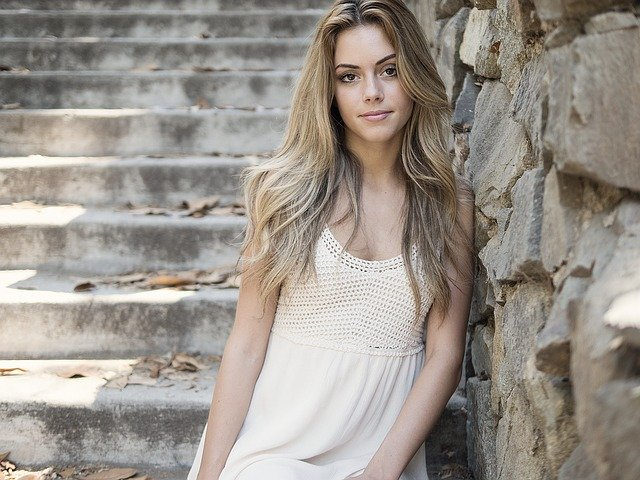
#> input picture Applications/HumanSeg/data/human_image.jpg, 640 x 480 px; its folder holds only this picture in this run
$ python -i formula_split.py   (imports and definitions only)
#> lines starting #> are read from the running program, lines starting #| are printed output that depends on the picture; after the words box and inside, x2 and y2 are one past the last pixel; in counts of white or black regions, pixels touching at a corner belong together
### paddlex/utils/deps.py
# Copyright (c) 2024 PaddlePaddle Authors. All Rights Reserved.
#
# Licensed under the Apache License, Version 2.0 (the "License");
# you may not use this file except in compliance with the License.
# You may obtain a copy of the License at
#
#    http://www.apache.org/licenses/LICENSE-2.0
#
# Unless required by applicable law or agreed to in writing, software
# distributed under the License is distributed on an "AS IS" BASIS,
# WITHOUT WARRANTIES OR CONDITIONS OF ANY KIND, either express or implied.
# See the License for the specific language governing permissions and
# limitations under the License.

import importlib.metadata
import importlib.util
import inspect
import re
from collections import defaultdict
from functools import lru_cache, wraps

from packaging.requirements import Requirement
from packaging.version import Version

from . import logging

_EXTRA_PATTERN = re.compile(
    r"(?:;|and)*[ \t]*extra[ \t]*==[ \t]*['\"]([a-z0-9]+(?:-[a-z0-9]+)*)['\"]"
)
_COLLECTIVE_EXTRA_NAMES = {"base", "plugins", "all"}

_SUPPORTED_GENAI_ENGINE_BACKENDS = ["fastdeploy-server", "vllm-server", "sglang-server"]


class DependencyError(Exception):
    pass


# [7 lines left out: function _get_extra_name_and_remove_extra_marker, not called in this run]


def _get_extras():
    metadata = importlib.metadata.metadata("paddlex")
    extras = {}
    # XXX: The `metadata.get_all` used here is not well documented.
    for name in metadata.get_all("Provides-Extra", []):
        if name not in _COLLECTIVE_EXTRA_NAMES:
            extras[name] = defaultdict(list)
    for dep_spec in importlib.metadata.requires("paddlex"):
        extra_name, dep_spec = _get_extra_name_and_remove_extra_marker(dep_spec)
        if extra_name is not None and extra_name not in _COLLECTIVE_EXTRA_NAMES:
            dep_spec = dep_spec.rstrip()
            req = Requirement(dep_spec)
            assert extra_name in extras, extra_name
            extras[extra_name][req.name].append(dep_spec)
    return extras


EXTRAS = _get_extras()


# [11 lines left out: function _get_base_dep_specs, not called in this run]


BASE_DEP_SPECS = _get_base_dep_specs()
REQUIRED_DEP_SPECS = _get_base_dep_specs(required_only=True)


# All of these distributions install the same `cv2` import package, so any one
# of them satisfies a requirement on another. They are therefore checked by
# import package instead of by distribution name, which would fail e.g. for an
# `opencv-python-headless` install where `opencv-contrib-python` is required.
_OPENCV_DISTRIBUTIONS = (
    "opencv-contrib-python",
    "opencv-contrib-python-headless",
    "opencv-python",
    "opencv-python-headless",
)


# [136 lines left out: functions get_dep_version, is_dep_available, require_deps, function_requires_deps, class_requires_deps, is_extra_available and 2 more, not called in this run]


def is_hpip_available():
    return is_dep_available("ultra-infer")


# [5 lines left out: function require_hpip, not called in this run]


def is_serving_plugin_available():
    return is_extra_available("serving")


# [12 lines left out: functions require_serving_plugin, get_serving_dep_specs, not called in this run]


def is_paddle2onnx_plugin_available():
    return is_dep_available("paddle2onnx")


# [41 lines left out: functions require_paddle2onnx_plugin, get_paddle2onnx_dep_specs, is_genai_engine_plugin_available, require_genai_engine_plugin, not called in this run]


def is_genai_client_plugin_available():
    return is_extra_available("genai-client")


# [27 lines left out: functions require_genai_client_plugin, get_genai_fastdeploy_spec, get_genai_dep_specs, not called in this run]

### paddlex/inference/models/layout_analysis/formula_split.py
# Copyright (c) 2026 PaddlePaddle Authors. All Rights Reserved.
#
# Licensed under the Apache License, Version 2.0 (the "License");
# you may not use this file except in compliance with the License.
# You may obtain a copy of the License at
#
#    http://www.apache.org/licenses/LICENSE-2.0
#
# Unless required by applicable law or agreed to in writing, software
# distributed under the License is distributed on an "AS IS" BASIS,
# WITHOUT WARRANTIES OR CONDITIONS OF ANY KIND, either express or implied.
# See the License for the specific language governing permissions and
# limitations under the License.

"""Conservative, image-only splitting of displayed formula regions.

This finds separated ink rows, not semantic equation boundaries. Shared tall
delimiters block cuts; ambiguous/dense regions are deliberately left intact.
Residual row tilt and mild book-page curvature inside a crop are compensated
before horizontal gap detection when doing so genuinely opens inter-row gaps.
"""

import numpy as np

from ....utils.deps import function_requires_deps, is_dep_available

# [2 lines that did not run here, left out]


def _formula_ink(gray):
    # Estimate the paper illumination before Otsu: a global threshold alone
    # mistakes the darker side of a shaded scan for foreground. Closing fills
    # thin dark strokes without averaging them into the local background.
    k = max(15, (min(gray.shape) // 8) | 1)
    background = cv2.morphologyEx(gray, cv2.MORPH_CLOSE, np.ones((k, k), np.uint8))
    norm = cv2.divide(gray, np.maximum(background, 1), scale=255)
    _, ink = cv2.threshold(norm, 0, 255, cv2.THRESH_BINARY_INV + cv2.THRESH_OTSU)
    return ink


def _estimate_char_height(stats):
    widths, heights, areas = stats[:, 2], stats[:, 3], stats[:, 4]
    chars = (heights >= 3) & (widths <= 3 * heights) & (areas >= 4)
    ch_h = heights[chars]
    ch_w = widths[chars]
    # Exclude thin horizontal strokes (e.g. '=' bars, '-') and tiny punctuation
    # dots. A tilted stroke can otherwise pull the character height down.
    main = (ch_h >= 5) & ~((ch_w >= 2 * ch_h) & (ch_h <= 6))
    main_h = ch_h[main]
    if len(main_h) < 4:
        return None
    p75 = float(np.percentile(main_h, 75))
    body = main_h[main_h >= 0.4 * p75]
    if len(body) >= 4:
        return float(np.median(body))
    return float(np.median(main_h))


def _analyze_ink(gray):
    """Compute binarized ink, connected components, and character height once."""
    if min(gray.shape) < 8 or np.ptp(gray) < 20:
        return None
    ink = _formula_ink(gray)
    # Dark backgrounds and densely filled regions are outside this heuristic.
    if np.count_nonzero(ink) > 0.45 * ink.size:
        return None
    _, components, stats, _ = cv2.connectedComponentsWithStats(ink, 8)
    stats = stats[1:]
    if len(stats) < 4:
        return None
    char_height = _estimate_char_height(stats)
    if char_height is None:
        return None
    return ink, components, stats, char_height


# [107 lines left out: functions _precompute_row_stats, _slice_ink_summary, _is_satellite, _protected_fraction_intervals, not called in this run]


def _find_row_boundaries(ink, components, stats, char_height, min_gap_ratio=0.6):
    """Find validated row boundaries and rectangles in a single-orientation ink map."""
    height, width = ink.shape
    areas = stats[:, 4]
    # Only discard isolated speckles when finding gaps. All binarized ink is
    # used below to bound the children, preserving punctuation and small scripts.
    noise_area = max(1, int(char_height * char_height * 0.04))
    occupied = np.zeros(height, dtype=bool)
    for _, y, _, h, _ in stats[areas > noise_area]:
        occupied[int(y) : int(y + h)] = True
    transitions = np.diff(np.r_[False, ~occupied, False].astype(np.int8))
    starts, ends = np.flatnonzero(transitions == 1), np.flatnonzero(transitions == -1)
    min_gap = max(3.0, min_gap_ratio * char_height)
    raw_cuts = [
        ((int(a) + int(b)) // 2, int(b - a))
        for a, b in zip(starts, ends)
        if a > 0 and b < height and (b - a) >= min_gap
    ]
    if not raw_cuts:
        return None
    protected = _protected_fraction_intervals(ink, components, stats, char_height)
    kept_cuts = [
        (c, gap) for c, gap in raw_cuts if not any(a < c < b for a, b in protected)
    ]
    if not kept_cuts:
        return None
    boundaries = [0, *[c for c, _ in kept_cuts], height]
    cut_gaps = [gap for _, gap in kept_cuts]
    row_counts, row_xmin, row_xmax = _precompute_row_stats(ink)
    # Attach small detached limits/numbers to their nearest body. A satellite
    # should not veto valid splits elsewhere in a long derivation.
    while len(boundaries) > 2:
        regions = []
        for a, b in zip(boundaries, boundaries[1:]):
            summary = _slice_ink_summary(row_counts, row_xmin, row_xmax, a, b)
            if summary is None:
                return None
            regions.append(summary)
        invalid = [
            i
            for i, (ymin, ymax, xmin, xmax, count) in enumerate(regions)
            if _is_satellite(ymin, ymax, xmin, xmax, count, char_height)
        ]
        if not invalid:
            break
        i = invalid[0]
        if i == 0:
            remove = 1
        elif i == len(regions) - 1:
            remove = i
        else:
            ymin_i, ymax_i, xmin_i, xmax_i, _ = regions[i]
            gap_up = ymin_i - regions[i - 1][1]
            gap_down = regions[i + 1][0] - ymax_i
            ov_up = max(
                0, min(xmax_i, regions[i - 1][3]) - max(xmin_i, regions[i - 1][2])
            )
            ov_down = max(
                0, min(xmax_i, regions[i + 1][3]) - max(xmin_i, regions[i + 1][2])
            )
            if (
                ov_up > 0
                and ov_down == 0
                and gap_up <= 2.5 * max(gap_down, 1) + char_height
            ):
                remove = i
            elif (
                ov_down > 0
                and ov_up == 0
                and gap_down <= 2.5 * max(gap_up, 1) + char_height
            ):
                remove = i + 1
            else:
                remove = i if gap_up <= gap_down else i + 1
        boundaries.pop(remove)
        cut_gaps.pop(remove - 1)
    if len(boundaries) < 3:
        return None
    rects = []
    pad = max(1, int(round(char_height * 0.12)))
    for a, b in zip(boundaries, boundaries[1:]):
        summary = _slice_ink_summary(row_counts, row_xmin, row_xmax, a, b)
        if summary is None:
            return None
        ymin, ymax, xmin, xmax, count = summary
        if _is_satellite(ymin, ymax, xmin, xmax, count, char_height):
            return None
        rects.append(
            [
                max(0, xmin - pad),
                max(a, ymin - pad),
                min(width, xmax + pad),
                min(b, ymax + pad),
            ]
        )
    return boundaries, rects, min(cut_gaps)


# [203 lines left out: functions _estimate_baseline_delta, _unwarp_ink_by_delta, _rows_have_horizontal_overlap, _build_unwarped_row_geometries, not called in this run]


def _line_rectangles(
    gray, min_gap_ratio=0.6, analysis=None, allow_unwarp=False, unwarp_cache=None
):
    """Return crop-local line rectangles, or None when no safe split is found.

    With ``allow_unwarp=False`` the result is a list of ``(left, top, right,
    bottom)`` rectangles. With ``allow_unwarp=True`` it is a 2-tuple: either
    ``(rects, None)`` for a flat split, or ``(None, geoms)`` for a curved split
    where each geom is ``(local_quad, local_poly, top, bottom)`` as built by
    ``_build_unwarped_row_geometries`` (``local_poly`` may be None). Passing
    the same ``unwarp_cache`` dict for one ``analysis`` reuses the baseline fit
    and unwarped ink across calls.
    """
    if analysis is None:
        analysis = _analyze_ink(gray)
    if analysis is None:
        return None
    ink, components, stats, char_height = analysis
    flat = _find_row_boundaries(ink, components, stats, char_height, min_gap_ratio)
    if not allow_unwarp:
        return flat[1] if flat is not None else None
    if unwarp_cache is not None and "delta" in unwarp_cache:
        delta, unwarped_parts = unwarp_cache["delta"], unwarp_cache["unwarped"]
    else:
        delta = _estimate_baseline_delta(ink, char_height)
        unwarped_parts = None
        if delta is not None:
            unwarped, shifts, pad_top = _unwarp_ink_by_delta(ink, delta)
            _, u_comp, u_stats, _ = cv2.connectedComponentsWithStats(unwarped, 8)
            unwarped_parts = (unwarped, shifts, pad_top, u_comp, u_stats[1:])
        if unwarp_cache is not None:
            unwarp_cache["delta"] = delta
            unwarp_cache["unwarped"] = unwarped_parts
    if delta is None:
        return (flat[1], None) if flat is not None else None
    unwarped, shifts, pad_top, u_comp, u_stats = unwarped_parts
    curved = (
        _find_row_boundaries(unwarped, u_comp, u_stats, char_height, min_gap_ratio)
        if len(u_stats) >= 4
        else None
    )
    use_curved = False
    if curved is not None and _rows_have_horizontal_overlap(curved[1]):
        if flat is None or len(curved[0]) > len(flat[0]):
            use_curved = True
        elif len(curved[0]) == len(flat[0]) and curved[2] >= flat[2] + max(
            3.0, 0.25 * char_height
        ):
            use_curved = True
    if use_curved:
        geoms = _build_unwarped_row_geometries(
            ink, char_height, curved[0], delta, shifts, pad_top
        )
        if geoms is not None:
            return None, geoms
    return (flat[1], None) if flat is not None else None


# [498 lines left out: functions _candidate_lines, _coord4, _local_to_page, _extract_region_quad, _box_center, _interleave_formula_numbers and 1 more, not called in this run]

>>> import cv2
>>> picture = cv2.imread('../../../../Applications/HumanSeg/data/human_image.jpg', cv2.IMREAD_GRAYSCALE)
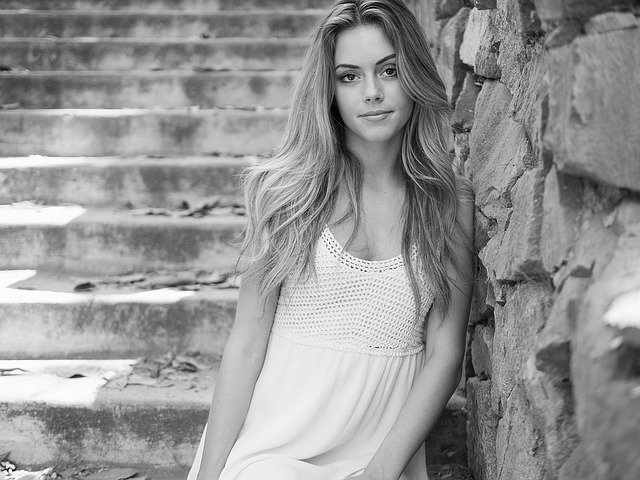
#> picture: shape (480, 640); min 0, max 255, mean 149.7
>>> result = _line_rectangles(picture)
#> in _formula_ink, `background = cv2.morphologyEx(gray, cv2.MORPH_CLOSE, np.ones((k, k), n..`:
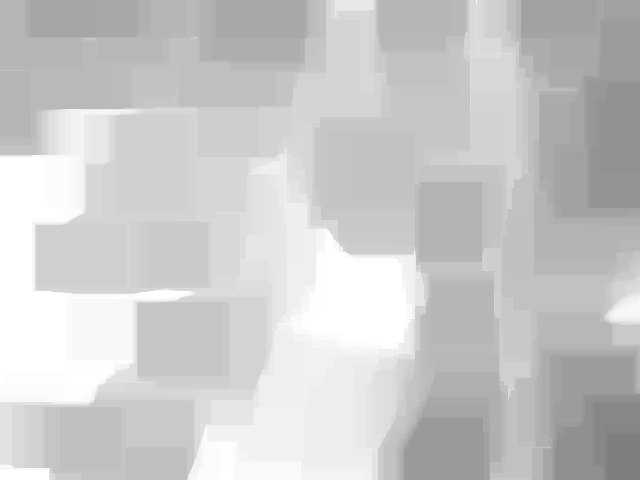
#> background: shape (480, 640); min 127, max 255, mean 201.5
#> in _formula_ink, `norm = cv2.divide(gray, np.maximum(background, 1), scale=255)`:
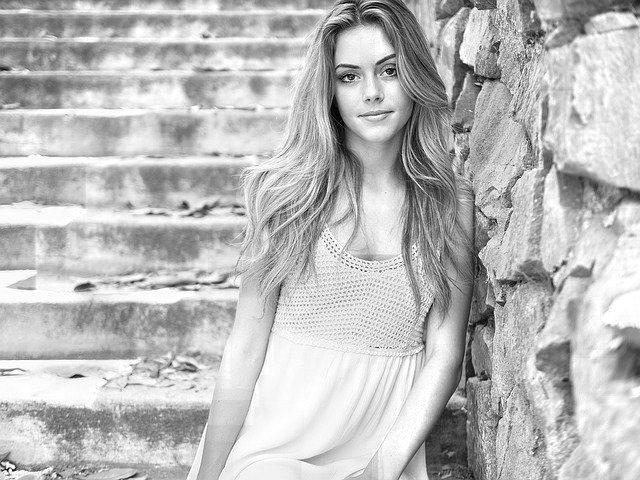
#> norm: shape (480, 640); min 0, max 255, mean 187.7
#> in _formula_ink, `_, ink = cv2.threshold(norm, 0, 255, cv2.THRESH_BINARY_INV + cv2.THRES..`:
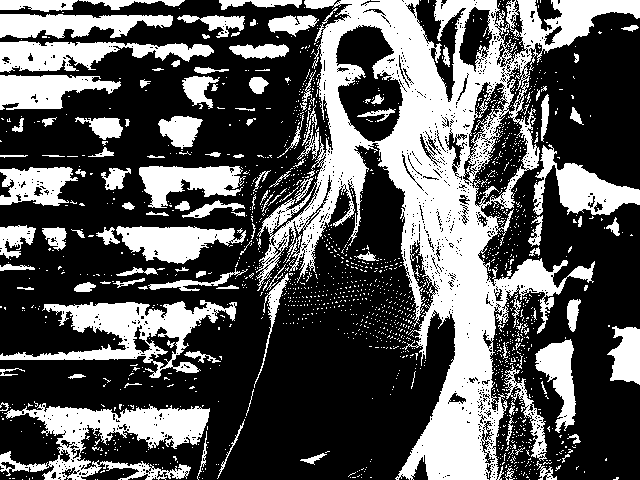
#> ink: shape (480, 640); 34.9% white; 1645 white regions (1521 under 20 px), largest, box (x1, y1, x2, y2) and area: (256, 0, 640, 480) 50981, (0, 403, 210, 480) 6958, (0, 300, 237, 378) 6061
#> in _analyze_ink, `_, components, stats, _ = cv2.connectedComponentsWithStats(ink, 8)`:
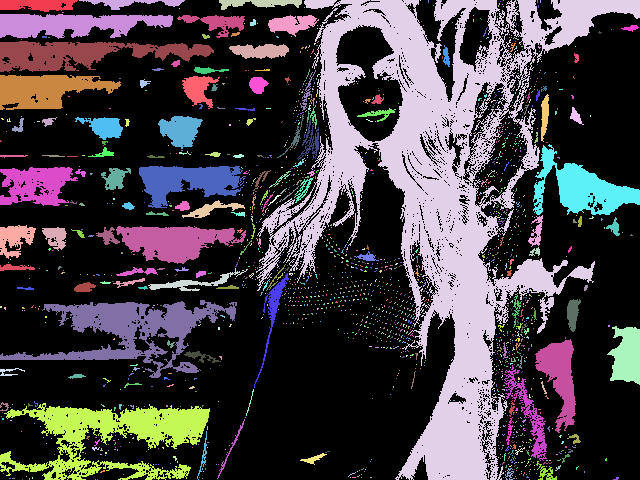
#> components: shape (480, 640) int32; 1646 distinct labels, from 0 to 1645; one colour per label, 0 black
#> in _analyze_ink, `_, components, stats, _ = cv2.connectedComponentsWithStats(ink, 8)`: stats = 1646 rows, first 6: [0, 0, 640, 480, 200018], [0, 0, 78, 12, 712], [79, 0, 106, 10, 443], [219, 0, 83, 10, 473], [256, 0, 384, 480, 50981], [420, 0, 1, 1, 1]
#> in _analyze_ink, `stats = stats[1:]`: stats = 1645 rows, first 6: [0, 0, 78, 12, 712], [79, 0, 106, 10, 443], [219, 0, 83, 10, 473], [256, 0, 384, 480, 50981], [420, 0, 1, 1, 1], [428, 0, 1, 3, 3]
#> in _estimate_char_height, `widths, heights, areas = stats[:, 2], stats[:, 3], stats[:, 4]`: widths = 1645 values, max 384 at index 3, min 1 at index 4, mean 4.13; heights = 1645 values, max 480 at index 3, min 1 at index 4, mean 3.39; areas = 1645 values, max 50981 at index 3, min 1 at index 4, mean 65.16
#> in _estimate_char_height, `ch_h = heights[chars]`: ch_h = 290 values, max 480 at index 0, min 3 at index 7, mean 11.74
#> in _estimate_char_height, `ch_w = widths[chars]`: ch_w = 290 values, max 384 at index 0, min 1 at index 253, mean 10.69
#> in _estimate_char_height, `main_h = ch_h[main]`: main_h = 162 values, max 480 at index 0, min 5 at index 6, mean 18.31
#> in _estimate_char_height, `p75 = float(np.percentile(main_h, 75))`: p75 = 17
#> in _estimate_char_height, `body = main_h[main_h >= 0.4 * p75]`: body = 113 values, max 480 at index 0, min 7 at index 3, mean 23.92
#> in _analyze_ink, `char_height = _estimate_char_height(stats)`: char_height = 12
#> in _find_row_boundaries, `noise_area = max(1, int(char_height * char_height * 0.04))`: noise_area = 5
#> the loop in _find_row_boundaries, `for _, y, _, h, _ in stats[areas > noise_area]:` made 253 passes
#> (y, h) on passes 1 to 3: (0, 12), (0, 10), (0, 10)
#> in _find_row_boundaries, `transitions = np.diff(np.r_[False, ~occupied, False].astype(np.int8))`: transitions = 481 values from 0 to 0
#> in _find_row_boundaries, `starts, ends = np.flatnonzero(transitions == 1), np.flatnonzero(transi..`: starts = empty array
#> in _find_row_boundaries, `min_gap = max(3.0, min_gap_ratio * char_height)`: min_gap = 7.2
#> in _find_row_boundaries, `raw_cuts = [ ((int(a) + int(b)) // 2, int(b - a)) for a, b in zip(star..`: raw_cuts = []
